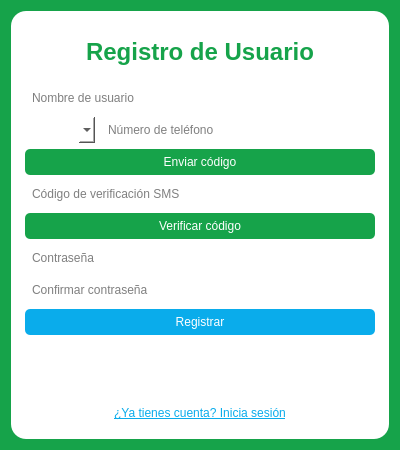
<?xml version="1.0" encoding="UTF-8"?>
<ui version="4.0">
 <class>RegisterForm</class>
 <widget class="QWidget" name="RegisterForm">
  <property name="geometry">
   <rect>
    <x>0</x>
    <y>0</y>
    <width>400</width>
    <height>450</height>
   </rect>
  </property>
  <property name="styleSheet">
   <string notr="true">background-color: #16A34A;</string>
  </property>
  <layout class="QVBoxLayout" name="verticalLayout">
   <item>
    <widget class="QFrame" name="frame">
     <property name="styleSheet">
      <string notr="true">background-color: #FFFFFF; border-radius: 15px; padding: 5px;</string>
     </property>
     <layout class="QVBoxLayout" name="frameLayout">
      <item>
       <widget class="QLabel" name="labelTitle">
        <property name="text">
         <string>Registro de Usuario</string>
        </property>
        <property name="alignment">
         <set>Qt::AlignCenter</set>
        </property>
        <property name="styleSheet">
         <string notr="true">font-size: 18pt; font-weight: bold; color: #16A34A;</string>
        </property>
       </widget>
      </item>
      <item>
       <widget class="QLineEdit" name="lineEdit_nombre">
        <property name="placeholderText">
         <string>Nombre de usuario</string>
        </property>
       </widget>
      </item>
      <item>
       <layout class="QHBoxLayout" name="horizontalLayoutTelefono">
        <item>
         <widget class="QComboBox" name="comboBox_lada"/>
        </item>
        <item>
         <widget class="QLineEdit" name="lineEdit_telefono">
          <property name="placeholderText">
           <string>Número de teléfono</string>
          </property>
         </widget>
        </item>
       </layout>
      </item>
      <item>
       <widget class="QPushButton" name="pushButton_enviar_codigo">
        <property name="text">
         <string>Enviar código</string>
        </property>
        <property name="styleSheet">
         <string notr="true">background-color: #16A34A; color: white; border-radius: 5px; padding: 6px;</string>
        </property>
       </widget>
      </item>
      <item>
       <widget class="QLineEdit" name="lineEdit_codigo_verificacion">
        <property name="placeholderText">
         <string>Código de verificación SMS</string>
        </property>
       </widget>
      </item>
      <item>
       <widget class="QPushButton" name="pushButton_verificar_codigo">
        <property name="text">
         <string>Verificar código</string>
        </property>
        <property name="styleSheet">
         <string notr="true">background-color: #16A34A; color: white; border-radius: 5px; padding: 6px;</string>
        </property>
       </widget>
      </item>
      <item>
       <widget class="QLineEdit" name="lineEdit_contraseña">
        <property name="placeholderText">
         <string>Contraseña</string>
        </property>
        <property name="echoMode">
         <enum>QLineEdit::Password</enum>
        </property>
       </widget>
      </item>
      <item>
       <widget class="QLineEdit" name="lineEdit_confirmar_contraseña">
        <property name="placeholderText">
         <string>Confirmar contraseña</string>
        </property>
        <property name="echoMode">
         <enum>QLineEdit::Password</enum>
        </property>
       </widget>
      </item>
      <item>
       <widget class="QPushButton" name="pushButton_registrar">
        <property name="text">
         <string>Registrar</string>
        </property>
        <property name="styleSheet">
         <string notr="true">background-color: #0AACEB; color: white; border-radius: 5px; padding: 6px;</string>
        </property>
       </widget>
      </item>
      <item>
       <widget class="QLabel" name="label_resultado">
        <property name="text">
         <string/>
        </property>
        <property name="alignment">
         <set>Qt::AlignCenter</set>
        </property>
        <property name="visible">
         <bool>false</bool>
        </property>
        <property name="styleSheet">
         <string notr="true">font-weight: bold; color: red;</string>
        </property>
       </widget>
      </item>
      <item>
       <widget class="QPushButton" name="btn_to_login">
        <property name="text">
         <string>¿Ya tienes cuenta? Inicia sesión</string>
        </property>
        <property name="styleSheet">
         <string notr="true">background-color: transparent; color: #0AACEB; border: none; text-decoration: underline;</string>
        </property>
       </widget>
      </item>
     </layout>
    </widget>
   </item>
  </layout>
 </widget>
 <resources/>
 <connections/>
</ui>
